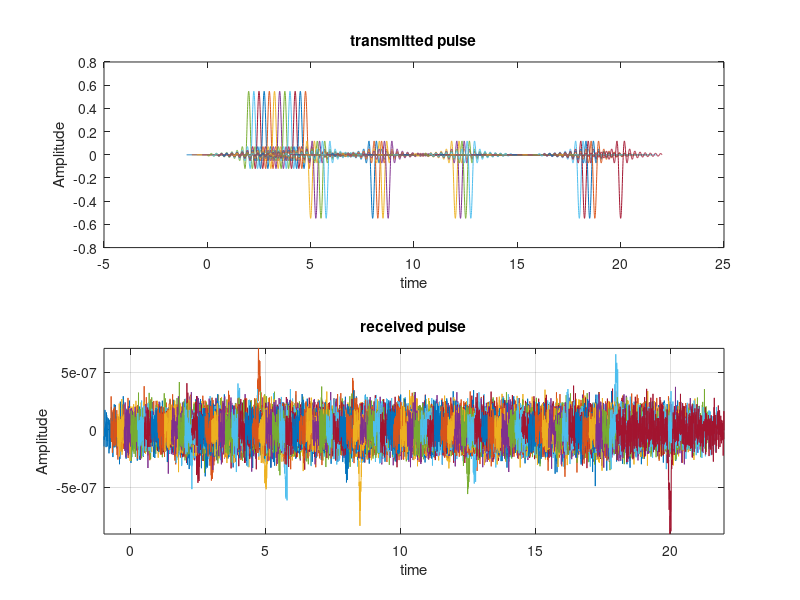
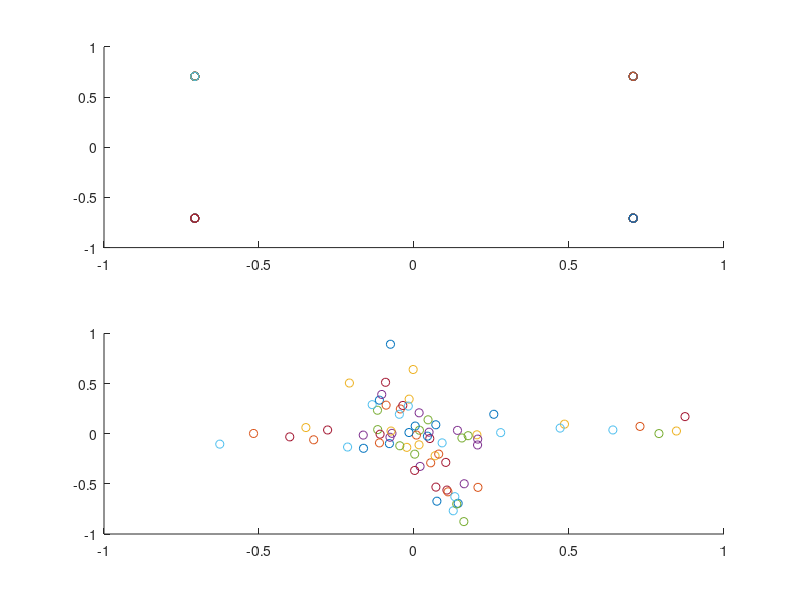

Write the MATLAB code that produced these figures, in order.
clear all
close all
rb=4;  %%%%modify according to your question
count=0;
message = [1 0 0 0 0 1 1 0 1 1 1 0 1 1 1 1 1 0 1 0 1 0];
ans = [];
power = 0; 
H = 2.11675577960809e-06 + 1.55537649022810e-06i;
%Adding an extra zero for padding
duration_signal = length(message);
for T = 1:1/rb:duration_signal - 2  %%%% Duration 30 seconds with interval of 1 sec.
    fs=200;
    count = count + 1;
    ts=1/fs;
    t = T-rb/2:ts:(rb/2+T);
    t1=-rb/2:ts:rb/2;
    N=length(t1);
    B=1;
    %%%%you need to haveHuffman code for your name: modify
    const=(1/sqrt(2))*[1+1j, -1-1j, -1+1j, 1-1j];
    if message(floor(T):floor(T+1)) == [0 0]
        m = const(1);
    elseif message(floor(T):floor(T+1)) == [0 1]
            m = const(2);
    elseif message (floor(T):floor(T+1)) == [1 0]
        m = const(3);
    else
        m = const(4);
    end
        P=0.15;
    X= sqrt(P)*m; %Transmitting a single constellation
       pt_sinc= real(X).*sinc(rb*t1*2*B)+ imag(X).*sinc(rb*t1*2*B); %%basis signal%modify if needed
       channel_gain = sqrt(10^-12) *randn(1); %Fixing the channel gain
    rec=channel_gain* pt_sinc;
    noise_p= 10^(-14);
    recieved = rec.*pt_sinc + sqrt(noise_p).*randn(1,length(pt_sinc)); 
    %%%MF apply Single point
    y = sqrt(P)*channel_gain*m+sqrt(noise_p).*randn(1);
    y = y/(sqrt(P)*H);
    temp_vec = [abs(y-const(1)),abs(y-const(2)),abs(y-const(3)),abs(y-const(4))];
    pt = find(temp_vec==min(temp_vec));
    ans(floor(T)) = pt;
    power = power + abs(y)*abs(y);
    
    figure(100)
    hold all
    subplot(2,1,2), scatter (real(y), imag(y))
    hold all
    subplot(2,1,1), scatter (real(m), imag(m))  
    figure(1)
    hold on
    subplot(2,1,1), plot(t,pt_sinc);
    hold on
     title('transmitted pulse');
    xlabel('time')
    ylabel('Amplitude')
    subplot(2,1,2), plot(t,recieved);
    grid on
    axis([-inf  inf -inf inf])
    title('received pulse');
    xlabel('time')
    ylabel('Amplitude')
    grid on
    axis([-inf  inf -inf inf]) 
    pause(0.01)  %%%%% pauses for 2 seconds and then go for next loop increment.
end
disp(ans);